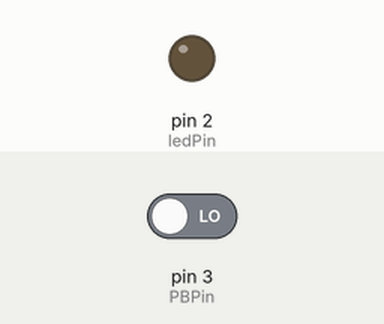
Recording of a sketch running on a simulated Arduino Uno, built with avr-gcc and run on an emulated ATmega328P. Shown: output pins drawn as LEDs (lit = HIGH). The test bench sets the inputs (shaded band); at power-on: pin 3 (PBPin) LOW. What the sketch prints to the serial monitor is not drawn.

Above: at 2.5 s.
At 7.5 s:
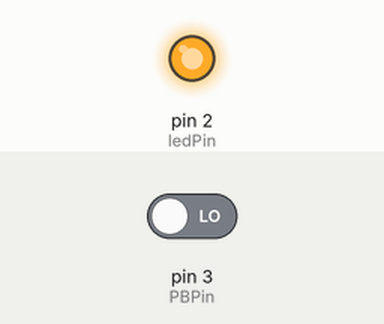
Timing chart, 0 to 13.0 s (numbered marks = the images above):
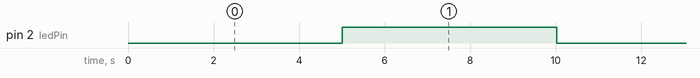

The sketch:

4.BlinkAndPB.ino
```cpp
const int ledPin = 2 ; // the number of the LED pin
const int PBPin = 3;  // the number of the PB pin
int ledState = LOW;  // ledState used to set the LED
unsigned long previousMillis = 0;  // will store last time LED was updated
const long interval = 5000;  // interval at which to blink (milliseconds)

void setup() {
  // set the digital pin as output:
  pinMode(ledPin, OUTPUT);
  pinMode(PBPin, INPUT);
  Serial.begin(9600);
}

void loop() {
  // here is where you'd put code that needs to be running all the time.
  int buttonState = digitalRead(PBPin);
  Serial.print("Button State = ");
  Serial.println(buttonState);


  unsigned long currentMillis = millis();

  if (currentMillis - previousMillis >= interval) {
    // save the last time you blinked the LED
    previousMillis = currentMillis;

    // if the LED is off turn it on and vice-versa:
    if (ledState == LOW) {
      ledState = HIGH;
    } else {
      ledState = LOW;
    }

    // set the LED with the ledState of the variable:
    digitalWrite(ledPin, ledState);
  }
}
```

Measured:
- by itself, pin 2 (ledPin): alternates HIGH for 5.0 s and LOW for 5.0 s
